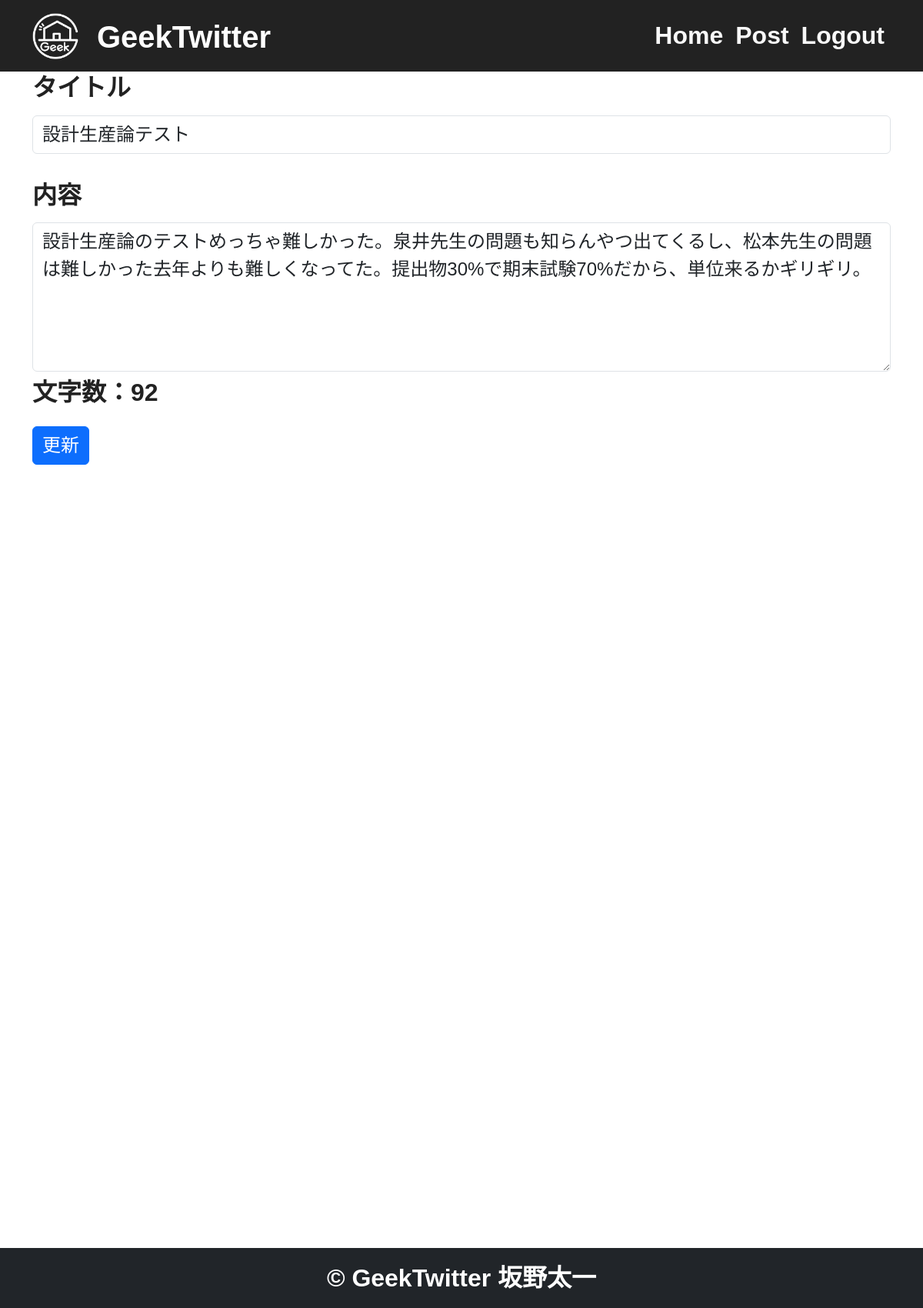
Before: /8/update (signed in) with the older database file.
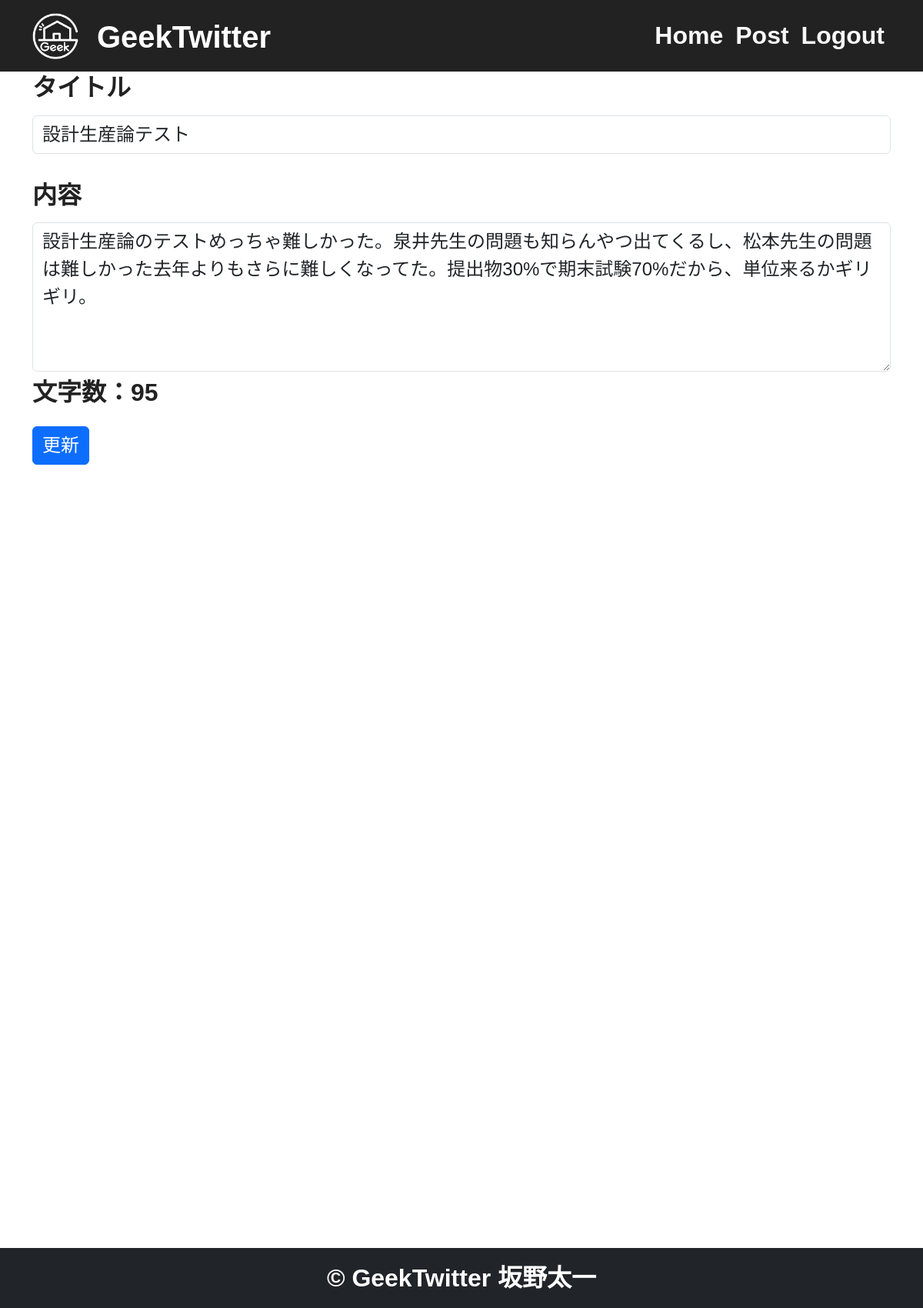
After: the same page with the newer database file.
### app.py (models this page shows)
class Post(db.Model):
    id = db.Column(
        db.Integer, primary_key=True
    )  # primary_key : それぞれの投稿を判断する主Key
    title = db.Column(db.String(50), nullable=False)
    body = db.Column(db.String(400), nullable=False)
    created_at = db.Column(
        db.DateTime, nullable=False, default=datetime.now(pytz.timezone("Asia/Tokyo"))
    )

### app.py (the view, shortened to what this page needs)
@app.route("/<int:id>/update", methods=["GET", "POST"])
@login_required
def update(id):
    post = Post.query.get(id)  # 引数idでインスタンス化
    if request.method == "GET":
        length = len(post.body)
        return render_template("update.html", post=post, length=length)

### app.py (called while the page is built)
@login_manager.user_loader
def load_user(user_id):
    return User.query.get(int(user_id))

### templates/update.html (shortened to what this page needs)
{% extends "base.html" %}
{% block content %}
<div class="container">
    <form method="POST">
            <br><label for="title" class="form-label">タイトル</label>
            <input type="text" name="title" value="{{post.title}}" class="form-control" id="title">
            <br><label for="body" class="form-label">内容</label>
            <textarea name="body" class="form-control" id="body" rows="5" oninput="countCharacters()">{{post.body}}</textarea>
            <p class="counter">文字数：<span id="count">{{length}}</span></p>
        <button type="submit" class="btn btn-primary">更新</button>
    </form>
</div>
{% endblock %}

Changed rows visible on the page:
changed Post "設計生産論テスト": body "設計生産論のテストめっちゃ難しかった。泉井先生の問題も知らんやつ出てくるし、松本先生の問題は難しかった去年よりも難しくなってた。提出物30%で期末試験70%だから、単位来るかギリギリ。" → "設計生産論のテストめっちゃ難しかった。泉井先生の問題も知らんやつ出てくるし、松本先生の問題は難しかった去年よりもさらに難しくなってた。提出物30%で期末試験70%だから、単位来るかギリギリ。"
Other visible differences:
{{ length }}: "92" → "95"
